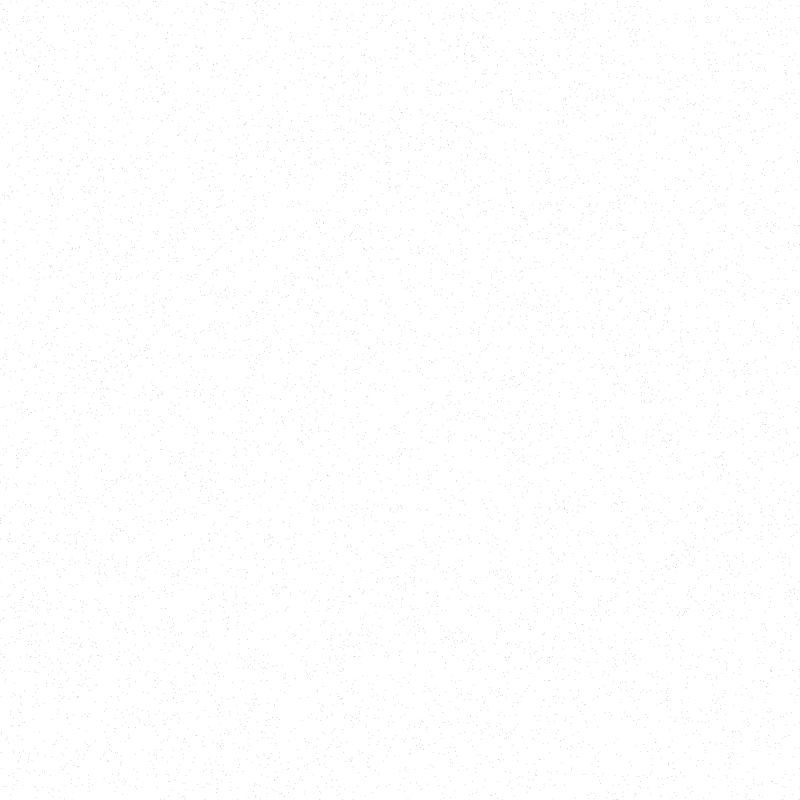
Frame 1 (no input)
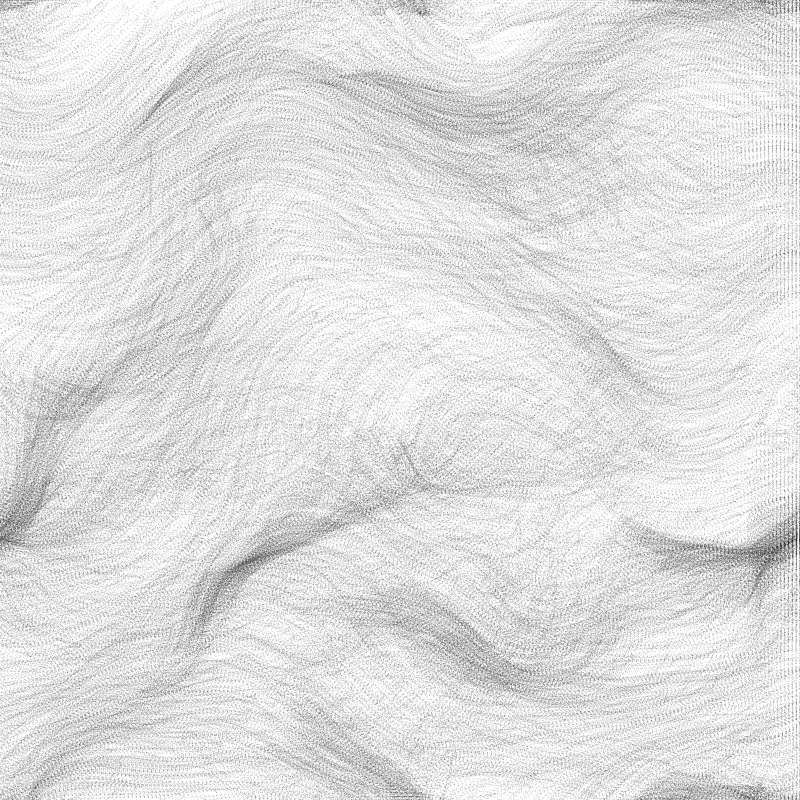
Frame 60 (no input)
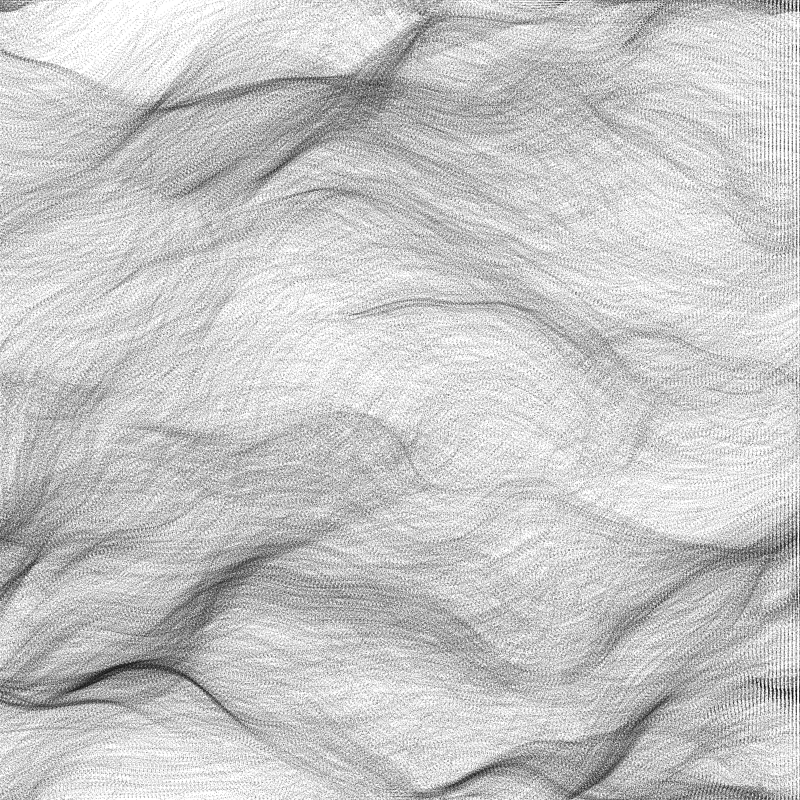
Frame 120 (the mouse pressed at the canvas centre since frame 60)

The p5.js sketch that drew these frames (run headless with seeded random() and noise() and a simulated clock; from frame 60 on, the mouse is pressed at the canvas centre):

// p5.js sketch
// ── sketch.js
var inc = 0.05;
var scl = 10;
var cols, rows;

var fr;

var zoff = 0;

var particles = [];

var flowfield;

function setup() {
  createCanvas(800, 800);
  cols = floor(width / scl);
  rows = floor(height / scl);
  fr = createP('');

  flowfield = new Array(cols * rows);
  for (var i = 0; i < 10000; i++) {
    particles[i] = new Particle();
  }
}  

function draw() {

  var yoff = 0;
  for (var y = 0; y < rows; y++){
    var xoff = 0;
    for (var x = 0; x < cols; x++){
      var index = (x + y * cols);
      var angle = noise(xoff, yoff, zoff) * TWO_PI;
      var v = p5.Vector.fromAngle(angle);
      v.setMag(0.5);
      flowfield[index] = v;
      xoff += inc;
      stroke(0,50);
      push();
      translate(x * scl, y * scl);
      rotate(v.heading());
      strokeWeight(1);
      //line(0, 0, scl, 0);
      pop();
    }
   yoff += inc;
   zoff += 0.0005;
  }
  for (var i = 0; i < particles.length; i++) {
    particles[i].follow(flowfield);
    particles[i].update();
    particles[i].edges();
    particles[i].show();
  }

  fr.html(floor(frameRate()))
}
// ── particle.js
function Particle() { 
    this.pos = createVector(random(width), random(height));
    this.vel = p5.Vector.random2D();
    this.acc = createVector(0, 0);
    this.maxspeed = 4;


    this.update = function() {
        this.vel.add(this.acc);
        this.vel.limit(this.maxspeed);
        this.pos.add(this.vel);
        this.acc.mult(0);
    }

    this.follow = function (vectors) { 
        var x = floor(this.pos.x / scl);
        var y = floor(this.pos.y / scl);
        var index = x + y * cols;
        var force = vectors[index];
        this.applyForce(force);
    }


    this.applyForce = function(force) {
        this.acc.add(force);
    }

    this.show = function() { 
        stroke(0,50);
        strokeWeight(1);
        point(this.pos.x, this.pos.y);
    }

    this.edges = function () {
        if (this.pos.x > width) this.pos.x = 0;
        if (this.pos.y > height) this.pos.y = 0;
        if (this.pos.x < 0) this.pos.x = width;
        if (this.pos.y < 0) this.pos.y = height;
    }
}
// ── style.css
html, body {
  margin: 100;
  padding: 100;
}

body{
  margin: 100;
  display: flex;

  /* This centers our sketch horizontally. */
  justify-content: center;

  /* This centers our sketch vertically. */
  align-items: center;
}

canvas {
  display: block;
}
